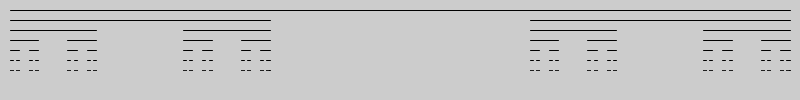
Frame 1 (no input)
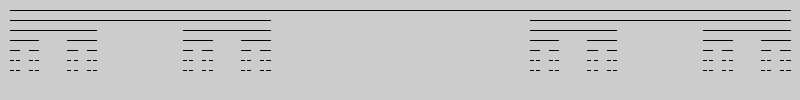
Frame 2 (the mouse pressed at the canvas centre, redrawn once)

The Processing sketch that drew these frames (run headless with seeded random() and noise(); the mouse was pressed at the canvas centre and the sketch redrawn once):

// Processing sketch: sketch_029_branches
// ── sketch_029_branches.pde
float h = 10;
void setup() {
  size(800, 100);
  noLoop();
}

void draw() {
  drawLine(10f, width - 10f, h);
}

void drawLine(float x, float x1, float h) {
  // todo p.mag() got some problem here
  line(x, h, x1, h);
  h += 10;
  float l = (x1 - x) / 3f;
  if(h < height && l > 1) {
    drawLine(x, x + l, h);
    drawLine(x1 - l, x1, h);
  }
}
